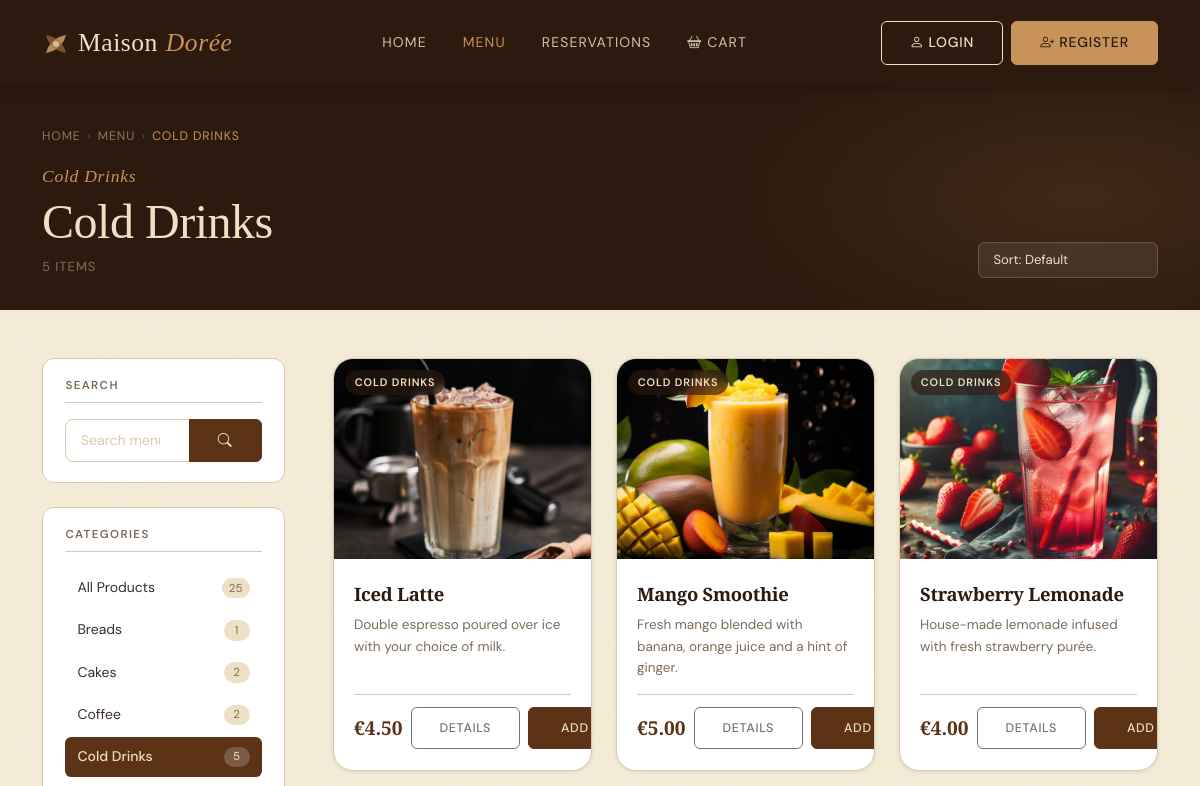
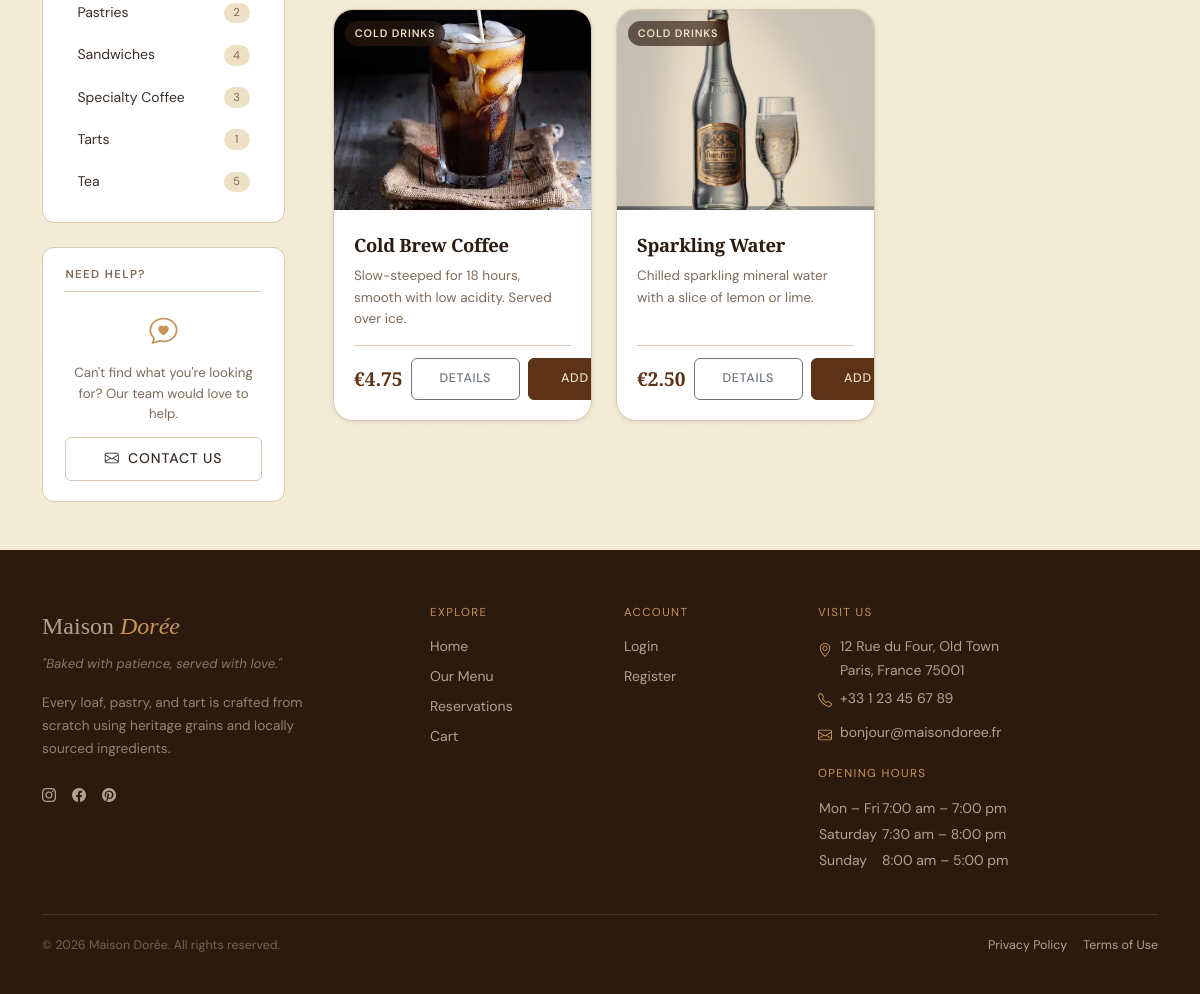
The app's page /products.php?category_id=4 with its own data (2 pictures, top to bottom).
### tables this page shows
CREATE TABLE `categories` (
  `id` int(11) NOT NULL,
  `name` varchar(50) NOT NULL
);

CREATE TABLE `products` (
  `id` int(11) NOT NULL,
  `category_id` int(11) DEFAULT NULL,
  `name` varchar(100) NOT NULL,
  `description` text DEFAULT NULL,
  `price` decimal(10,2) NOT NULL,
  `image_url` varchar(255) DEFAULT NULL
);

### db_connect.php (called while the page is built, shortened)
<?php
function db(): PDO {
    static $pdo = null;
    if ($pdo !== null) return $pdo;
    $dsn = sprintf('mysql:host=%s;port=%s;dbname=%s;charset=%s', DB_HOST, DB_PORT, DB_NAME, DB_CHARSET);
    $options = [
        PDO::ATTR_ERRMODE            => PDO::ERRMODE_EXCEPTION,
        PDO::ATTR_DEFAULT_FETCH_MODE => PDO::FETCH_ASSOC,
        PDO::ATTR_EMULATE_PREPARES   => false,
    ];
    try {
        $pdo = new PDO($dsn, DB_USER, DB_PASS, $options);
    } catch (PDOException $e) {
        error_log($e->getMessage());
        exit('Connection failed.');
    }
    return $pdo;
}
function db_fetch_all(string $sql, array $params = []): array {
    $stmt = db()->prepare($sql);
    $stmt->execute($params);
    return $stmt->fetchAll();
}
function db_fetch_one(string $sql, array $params = []): ?array {
    $stmt = db()->prepare($sql);
    $stmt->execute($params);
    $row = $stmt->fetch();
    return $row !== false ? $row : null;
}
?>

### products.php (the view, shortened to what this page needs)
<?php
require_once 'db_connect.php';
$categoryId = filter_input(INPUT_GET, 'category_id', FILTER_VALIDATE_INT, [
    'options' => ['min_range' => 1],
]);
$searchQuery = trim(strip_tags($_GET['q'] ?? ''));
$sortRaw     = $_GET['sort'] ?? 'default';
$page        = max(1, (int) ($_GET['page'] ?? 1));
$perPage     = 9;
$sortOptions = [
    'default'     => 'p.id ASC',
    'name_asc'    => 'p.name ASC',
    'name_desc'   => 'p.name DESC',
    'price_asc'   => 'p.price ASC',
    'price_desc'  => 'p.price DESC',
];
$sortCol = $sortOptions[$sortRaw] ?? $sortOptions['default'];
$currentCategory = null;
if ($categoryId) {
    $currentCategory = db_fetch_one(
        'SELECT id, name FROM categories WHERE id = :id LIMIT 1',
        [':id' => $categoryId]
    );
}
$allCategories = db_fetch_all(
    'SELECT
         c.id,
         c.name,
         COUNT(p.id) AS product_count
     FROM categories c
     LEFT JOIN products p ON p.category_id = c.id
     GROUP BY c.id, c.name
     ORDER BY c.name ASC'
);
$whereClauses = ['1=1'];
$params       = [];
if ($categoryId) {
    $whereClauses[] = 'p.category_id = :cid';
    $params[':cid'] = $categoryId;
}
$whereSQL = 'WHERE ' . implode(' AND ', $whereClauses);
$totalProducts = (int) db_fetch_one(
    "SELECT COUNT(*) AS cnt
       FROM products p
       JOIN categories c ON c.id = p.category_id
      $whereSQL",
    $params
)['cnt'];
$totalPages = max(1, (int) ceil($totalProducts / $perPage));
$page       = min($page, $totalPages);
$offset     = ($page - 1) * $perPage;
$products = db_fetch_all(
    "SELECT
         p.id,
         p.name,
         p.description,
         p.price,
         p.image_url,
         c.name AS category_name,
         c.id   AS category_id
     FROM products p
     JOIN categories c ON c.id = p.category_id
    $whereSQL
     ORDER BY $sortCol
     LIMIT :lim OFFSET :off",
    array_merge($params, [':lim' => $perPage, ':off' => $offset])
);
function buildUrl(array $overrides = []): string
{
    $base = [
        'category_id' => $_GET['category_id'] ?? null,
        'q'           => $_GET['q']           ?? null,
        'sort'        => $_GET['sort']         ?? null,
        'page'        => $_GET['page']         ?? null,
    ];
    $merged = array_filter(array_merge($base, $overrides), fn($v) => $v !== null && $v !== '');
    return 'products.php?' . http_build_query($merged);
}
require_once __DIR__ . '/header.php';
?>
<section class="prod-hero" aria-labelledby="prod-hero-heading">
    <div class="prod-hero__bg" aria-hidden="true"></div>
    <div class="container position-relative z-1">
        <nav aria-label="Breadcrumb" class="prod-breadcrumb mb-3">
            <a href="index.php">Home</a>
            <span aria-hidden="true">›</span>
            <a href="categories.php">Menu</a>
            <?php if ($currentCategory): ?>
                <span aria-hidden="true">›</span>
                <span aria-current="page"><?= htmlspecialchars($currentCategory['name']) ?></span>
            <?php else: ?>
                <span aria-hidden="true">›</span>
                <span aria-current="page">All Products</span>
            <?php endif; ?>
        </nav>
        <div class="row align-items-end g-3">
            <div class="col">
                <span class="label-script">
                    <?= $currentCategory ? htmlspecialchars($currentCategory['name']) : 'Everything' ?>
                </span>
                <h1 class="prod-hero__title" id="prod-hero-heading">
                    <?php if ($searchQuery !== ''): ?>
                        Results for "<em><?= htmlspecialchars($searchQuery) ?></em>"
                    <?php elseif ($currentCategory): ?>
                        <?= htmlspecialchars($currentCategory['name']) ?>
                    <?php else: ?>
                        All <em>Products</em>
                    <?php endif; ?>
                </h1>
                <p class="prod-hero__meta" aria-live="polite">
                    <?= $totalProducts ?> item<?= $totalProducts !== 1 ? 's' : '' ?>
                </p>
            </div>
            <div class="col-auto">
                <form method="GET" action="products.php" class="d-flex align-items-center gap-2"
                      aria-label="Sort products">
                    <select
                        id="sort"
                        name="sort"
                        class="form-select prod-sort__select"
                        aria-label="Sort products"
                        onchange="this.form.submit()">
                        <option value="default"    <?= $sortRaw === 'default'    ? 'selected' : '' ?>>Sort: Default</option>
                    </select>
                </form>
            </div>
        </div>
    </div>
</section>
<div class="container prod-layout py-5">
    <div class="row g-5">
        <aside class="col-12 col-lg-3" aria-label="Category filter">
            <div class="prod-sidebar-block mb-4">
                <h2 class="prod-sidebar-block__title">Search</h2>
                <form method="GET" action="products.php" role="search" aria-label="Search products">
                    <div class="input-group">
                        <input
                            type="search"
                            name="q"
                            class="form-control prod-sidebar__search"
                            placeholder="Search menu…"
                            value="<?= htmlspecialchars($searchQuery) ?>"
                            aria-label="Search products">
                        <button type="submit" class="btn btn-primary" aria-label="Search">
                            <i class="bi bi-search" aria-hidden="true"></i>
                        </button>
                    </div>
                </form>
            </div>
            <div class="prod-sidebar-block">
                <h2 class="prod-sidebar-block__title">Categories</h2>
                <nav aria-label="Filter by category">
                    <ul class="prod-cat-list" role="list">
                        <li role="listitem">
                            <a
                                href="products.php<?= $searchQuery ? '?q=' . urlencode($searchQuery) : '' ?>"
                                class="prod-cat-list__item <?= !$categoryId ? 'prod-cat-list__item--active' : '' ?>"
                                aria-current="<?= !$categoryId ? 'page' : 'false' ?>">
                                <span class="prod-cat-list__name">All Products</span>
                                <span class="prod-cat-list__count">
                                    <?= array_sum(array_column($allCategories, 'product_count')) ?>
                                </span>
                            </a>
                        </li>
                        <?php foreach ($allCategories as $cat): ?>
                            <li role="listitem">
                                <a
                                    href="<?= buildUrl(['category_id' => $cat['id'], 'page' => null]) ?>"
                                    class="prod-cat-list__item <?= (int)($currentCategory['id'] ?? 0) === (int)$cat['id'] ? 'prod-cat-list__item--active' : '' ?>"
                                    aria-current="<?= (int)($currentCategory['id'] ?? 0) === (int)$cat['id'] ? 'page' : 'false' ?>">
                                    <span class="prod-cat-list__name">
                                        <?= htmlspecialchars($cat['name']) ?>
                                    </span>
                                    <span class="prod-cat-list__count">
                                        <?= (int) $cat['product_count'] ?>
                                    </span>
                                </a>
                            </li>
                        <?php endforeach; ?>
                    </ul>
                </nav>
            </div>
            <div class="prod-sidebar-block mt-4">
                <h2 class="prod-sidebar-block__title">Need Help?</h2>
                <div class="prod-sidebar-help">
                    <i class="bi bi-chat-heart prod-sidebar-help__icon" aria-hidden="true"></i>
                    <p class="prod-sidebar-help__text">
                        Can't find what you're looking for? Our team would love to help.
                    </p>
                    <a href="mailto:bonjour@maisondoree.fr" class="btn btn-ghost btn-sm w-100">
                        <i class="bi bi-envelope me-1" aria-hidden="true"></i> Contact Us
                    </a>
                </div>
            </div>
        </aside>
        <main class="col-12 col-lg-9" id="products-grid" aria-label="Products">
            <?php if (empty($products)): ?>
                <div class="prod-empty" role="status" aria-live="polite">
                    <i class="bi bi-bag-x prod-empty__icon" aria-hidden="true"></i>
                    <h2 class="prod-empty__title">
                        <?= $searchQuery !== ''
                            ? 'No results for "' . htmlspecialchars($searchQuery) . '"'
                            : 'No products available' ?>
                    </h2>
                    <p class="prod-empty__body">
                        <?= $searchQuery !== ''
                            ? 'Try a different search term, or browse a category below.'
                            : 'Check back soon — our bakers are hard at work!' ?>
                    </p>
                    <div class="d-flex gap-3 justify-content-center flex-wrap mt-3">
                        <a href="categories.php" class="btn btn-primary">Browse All Categories</a>
                        <?php if ($searchQuery !== '' || $categoryId): ?>
                            <a href="products.php" class="btn btn-ghost">Clear Filters</a>
                        <?php endif; ?>
                    </div>
                </div>
            <?php else: ?>
                <div class="row g-4" id="productGrid">
                    <?php foreach ($products as $index => $product):
                        $price = number_format((float)$product['price'], 2);
                        $imgSrc = !empty($product['image_url'])
                            ? 'images/' . htmlspecialchars($product['image_url'], ENT_QUOTES)
                            : 'images/placeholder.jpg';
                    ?>
                        <div
                            class="col-12 col-sm-6 col-xl-4"
                            style="--p-delay:<?= $index * 0.06 ?>s">
                            <article
                                class="prod-card"
                                aria-label="<?= htmlspecialchars($product['name']) ?>, €<?= $price ?>">
                                <a
                                    href="product_details.php?id=<?= (int) $product['id'] ?>"
                                    class="prod-card__thumb-link"
                                    tabindex="-1"
                                    aria-hidden="true">
                                    <img
                                        src="<?= $imgSrc ?>"
                                        alt="<?= htmlspecialchars($product['name']) ?>"
                                        class="prod-card__img card-img-top"
                                        loading="lazy"
                                        width="400"
                                        height="200"
                                        onerror="this.onerror=null; this.src='images/placeholder.jpg';">
                                    <span class="prod-card__category-ribbon">
                                    </span>
                                </a>
                                <div class="prod-card__body">
                                    <h3 class="prod-card__name">
                                        <a
                                            href="product_details.php?id=<?= (int) $product['id'] ?>"
                                            class="prod-card__name-link">
                                            <?= htmlspecialchars($product['name']) ?>
                                        </a>
                                    </h3>
                                    <?php if (!empty($product['description'])): ?>
                                        <p class="prod-card__desc">
                                            <?= htmlspecialchars(
                                                mb_strimwidth($product['description'], 0, 90, '…')
                                            ) ?>
                                        </p>
                                    <?php endif; ?>
                                    <div class="prod-card__footer">
                                        <span class="prod-card__price" aria-label="Price: €<?= $price ?>">
                                            €<?= $price ?>
                                        </span>
                                        <div class="d-flex gap-2 align-items-center">
                                            <a
                                                href="product_details.php?id=<?= (int) $product['id'] ?>"
                                                class="btn btn-outline-secondary btn-sm prod-card__cta"
                                                aria-label="View details for <?= htmlspecialchars($product['name']) ?>">
                                                Details
                                            </a>
                                            <a
                                                href="addtocart.php?id=<?= (int) $product['id'] ?>"
                                                class="btn btn-primary btn-sm prod-card__cta"
                                                aria-label="Add <?= htmlspecialchars($product['name']) ?> to cart">
                                                <i class="bi bi-basket-plus me-1" aria-hidden="true"></i>Add
                                            </a>
                                        </div>
                                    </div>
                                </div>
                            </article>
                        </div>
                    <?php endforeach; ?>
                </div>
            <?php endif; ?>
        </main>
    </div>
</div>
<?php require_once __DIR__ . '/footer.php'; ?>

### records on screen
categories: name "COLD DRINKS", name "Cold Drinks", product_count "5"
categories: name "Breads", product_count "1"
categories: name "Cakes", product_count "2"
categories: name "Coffee", product_count "2"
categories: name "Pastries", product_count "2"
categories: name "Sandwiches", product_count "4"
categories: name "Specialty Coffee", product_count "3"
categories: name "Tarts", product_count "1"
categories: name "Tea", product_count "5"
products: image_url (picture), name "Iced Latte", description "Double espresso poured over ice with your choice of milk.", price "4.50"
products: image_url (picture), name "Mango Smoothie", description "Fresh mango blended with banana, orange juice and a hint of ginger.", price "5.00"
products: image_url (picture), name "Strawberry Lemonade", description "House-made lemonade infused with fresh strawberry purée.", price "4.00"
products: image_url (picture), name "Cold Brew Coffee", description "Slow-steeped for 18 hours, smooth with low acidity. Served over ice.", price "4.75"
products: image_url (picture), name "Sparkling Water", description "Chilled sparkling mineral water with a slice of lemon or lime.", price "2.50"

### other values on screen
$totalProducts "5"
array_sum(array_column($allCategories, 'product_count')) "25"
